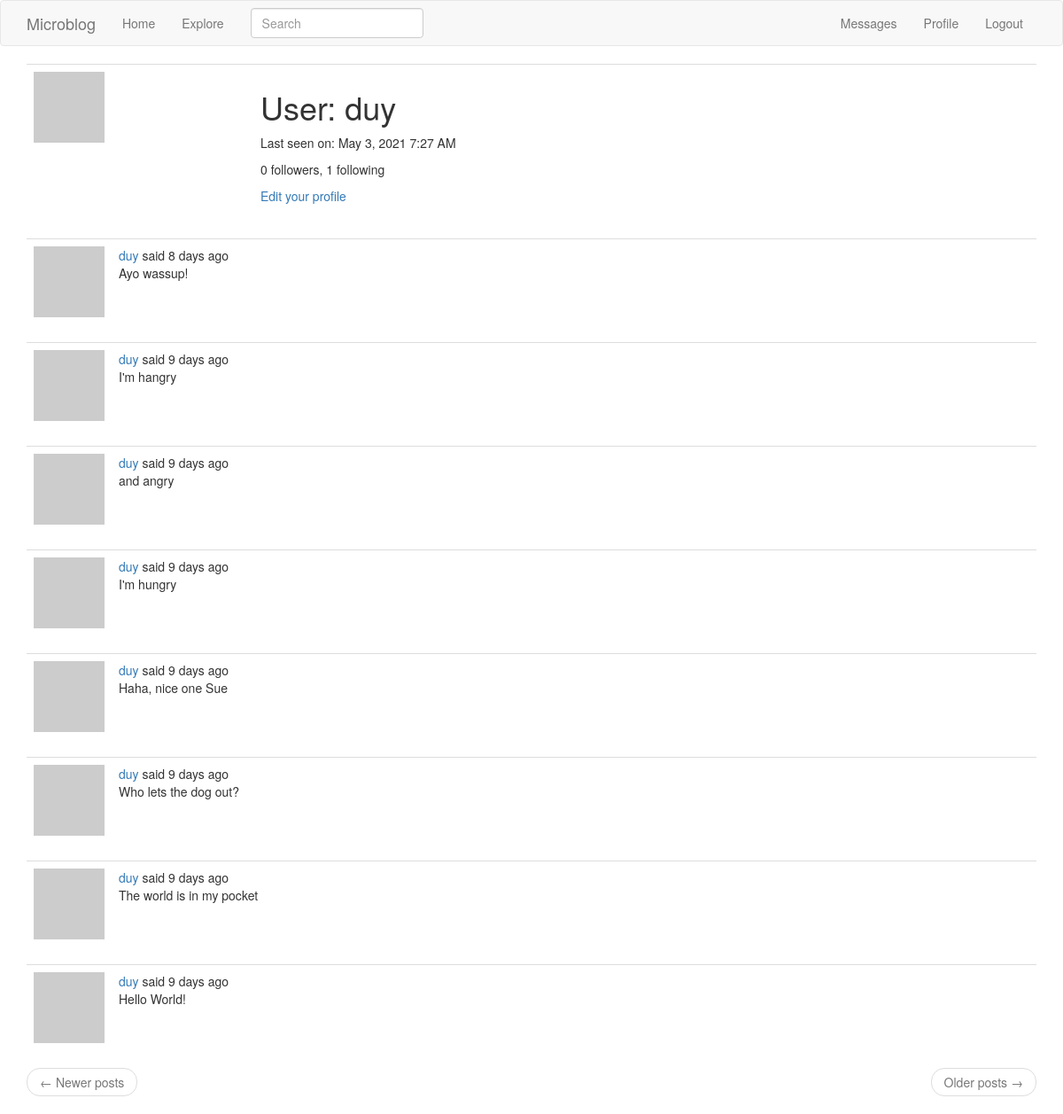
The page /user/duy (signed in) on the database its author committed.
### app/models.py (models this page shows, shortened)
class PaginateAPIMixin(object):
    @staticmethod
    def to_collection_dict(query, page, per_page, endpoint, **kwargs):
        resources = query.paginate(page, per_page, False)
        data = {
            'items': [item.to_dict() for item in resources.items],
            '_meta': {
                'page': page,
                'per_page': per_page,
                'total_pages': resources.pages,
                'total_items': resources.total
            },
            '_links': {
                'self': url_for(endpoint, page=page, per_page=per_page, **kwargs),
                'next': url_for(endpoint, page=page + 1, per_page=per_page, **kwargs) if resources.has_next else None,
                'prev': url_for(endpoint, page=page - 1, per_page=per_page, **kwargs) if resources.has_prev else None
            }
        }
        return data

class User(PaginateAPIMixin, UserMixin, db.Model):
    id = db.Column(db.Integer, primary_key=True)
    username = db.Column(db.String(64), index=True, unique=True)
    email = db.Column(db.String(120), index=True, unique=True)
    password_hash = db.Column(db.String(128))
    posts = db.relationship('Post', backref='author', lazy='dynamic')
    about_me = db.Column(db.String(140))
    last_seen = db.Column(db.DateTime, default=datetime.utcnow)
    followed = db.relationship(
        'User', secondary=followers,
        primaryjoin=(followers.c.follower_id == id),
        secondaryjoin=(followers.c.followed_id == id),
        backref=db.backref('followers', lazy='dynamic'), lazy='dynamic')
    messages_sent = db.relationship(
        'Message', foreign_keys='Message.sender_id', backref='author', lazy='dynamic')
    messages_received = db.relationship(
        'Message', foreign_keys='Message.recipient_id', backref='recipient', lazy='dynamic')
    last_message_read_time = db.Column(db.DateTime)
    notifications = db.relationship(
        'Notification', backref='user', lazy='dynamic')
    token = db.Column(db.String(32), index=True, unique=True)
    token_expiration = db.Column(db.DateTime)
    def avatar(self, size):
        digest = md5(self.email.lower().encode('utf-8')).hexdigest()
        return 'https://www.gravatar.com/avatar/{}?d=identicon&s={}'.format(
            digest, size)
    def new_messages(self):
        last_read_time = self.last_message_read_time or datetime(1900, 1, 1)
        return Message.query.filter_by(recipient=self).filter(Message.timestamp > last_read_time).count()

class SearchableMixin(object):
    @classmethod
    def before_commit(cls, session):
        session._changes = {
            'add': list(session.new),
            'update': list(session.dirty),
            'delete': list(session.deleted)
        }
    @classmethod
    def after_commit(cls, session):
        for obj in session._changes['add']:
            if isinstance(obj, SearchableMixin):
                add_to_index(obj.__tablename__, obj)
        for obj in session._changes['update']:
            if isinstance(obj, SearchableMixin):
                add_to_index(obj.__tablename__, obj)
        for obj in session._changes['add']:
            if isinstance(obj, SearchableMixin):
                remove_from_index(obj.__tablename__, obj)
        session._changes = None

class Post(SearchableMixin, db.Model):
    __searchable__ = ['body']
    id = db.Column(db.Integer, primary_key=True)
    body = db.Column(db.String(140))
    timestamp = db.Column(db.DateTime, index=True, default=datetime.utcnow)
    user_id = db.Column(db.Integer, db.ForeignKey('user.id'))

### app/main/routes.py (the view)
@bp.route('/user/<username>')
@login_required
def user(username):
    user = User.query.filter_by(username=username).first_or_404()
    page = request.args.get('page', 1, type=int)
    posts = user.posts.order_by(Post.timestamp.desc()).paginate(
        page, current_app.config['POSTS_PER_PAGE'], False)
    next_url = url_for('main.user', username=user.username, page=posts.next_num) if posts.has_next else None
    prev_url = url_for('main.user', username=user.username, page=posts.prev_num) if posts.has_prev else None
    form = EmptyForm()
    return render_template('user.html', user=user, posts=posts.items,
                           next_url=next_url, prev_url=prev_url, form=form)

### app/main/forms.py
class SearchForm(FlaskForm):
    q = StringField(_l('Search'), validators=[DataRequired()])
    def __init__(self, *args, **kwargs):
        if 'formdata' not in kwargs:
            kwargs['formdata'] = request.args
        if 'csrf_enabled' not in kwargs:
            kwargs['csrf_enabled'] = False
        super(SearchForm, self).__init__(*args, **kwargs)

class EmptyForm(FlaskForm):
    submit = SubmitField('Submit')

### app/main/routes.py (called while the page is built)
@bp.before_request
def before_request():
    if current_user.is_authenticated:
        current_user.last_seen = datetime.utcnow()
        db.session.commit()
        g.search_form = SearchForm()
    g.locale = str(get_locale())

### app/models.py (called while the page is built)
@login.user_loader
def load_user(id):
    return User.query.get(int(id))

### app/templates/user.html (shortened to what this page needs)
{% extends "base.html" %}
{% block app_content %}
    <table class="table table-hover">
        <tr>
            <td width="256px"><img src="{{ user.avatar(256) }}"></td>
            <td>
                <h1>{{ _('User') }}: {{ user.username }}</h1>
                {% if user.last_seen %}
                    <p>{{ _('Last seen on') }}: {{ moment(user.last_seen).format('LLL') }}</p>
                {% endif %}
                <p>{{ _('%(count)d followers', count=user.followers.count()) }}, {{ _('%(count)d following', count=user.followed.count()) }}</p>
                {% if user == current_user %}
                    <p><a href="{{ url_for('main.edit_profile') }}">{{ _('Edit your profile') }}</a></p>
                {% endif %}
            </td>
        </tr>
    </table>
    {% for post in posts %}
        {% include '_post.html' %}
    {% endfor %}
    <nav aria-label="...">
        <ul class="pager">
            <li class="previous{% if not prev_url %} disabled{% endif %}">
                <a href="{{ prev_url or '#' }}">
                    <span aria-hidden="true">&larr;</span> {{ _('Newer posts') }}
                </a>
            </li>
            <li class="next{% if not next_url %} disabled{% endif %}">
                <a href="{{ next_url or '#' }}">
                    {{ _('Older posts') }} <span aria-hidden="true">&rarr;</span>
                </a>
            </li>
        </ul>
    </nav>
{% endblock %}

### app/templates/_post.html (shortened to what this page needs)
<table class="table table-hover">
    <tr>
        <td width="70px">
            <a href="{{ url_for('main.user', username=post.author.username) }}">
                <img src="{{ post.author.avatar(70) }}" />
            </a>
        </td>
        <td>
            {{ _('%(username)s said %(when)s',
                username=user_link, when=moment(post.timestamp).fromNow()) }}
            <br>
            <span id="post{{ post.id }}">{{ post.body }}</span>
        </td>
    </tr>
</table>

### rows shown on the page
User: username "duy", last_seen "May 3, 2021 7:27 AM"
Post: body "Ayo wassup!"
Post: body "I'm hangry"
Post: body "and angry"
Post: body "I'm hungry"
Post: body "Haha, nice one Sue"
Post: body "Who lets the dog out?"
Post: body "The world is in my pocket"
Post: body "Hello World!"
